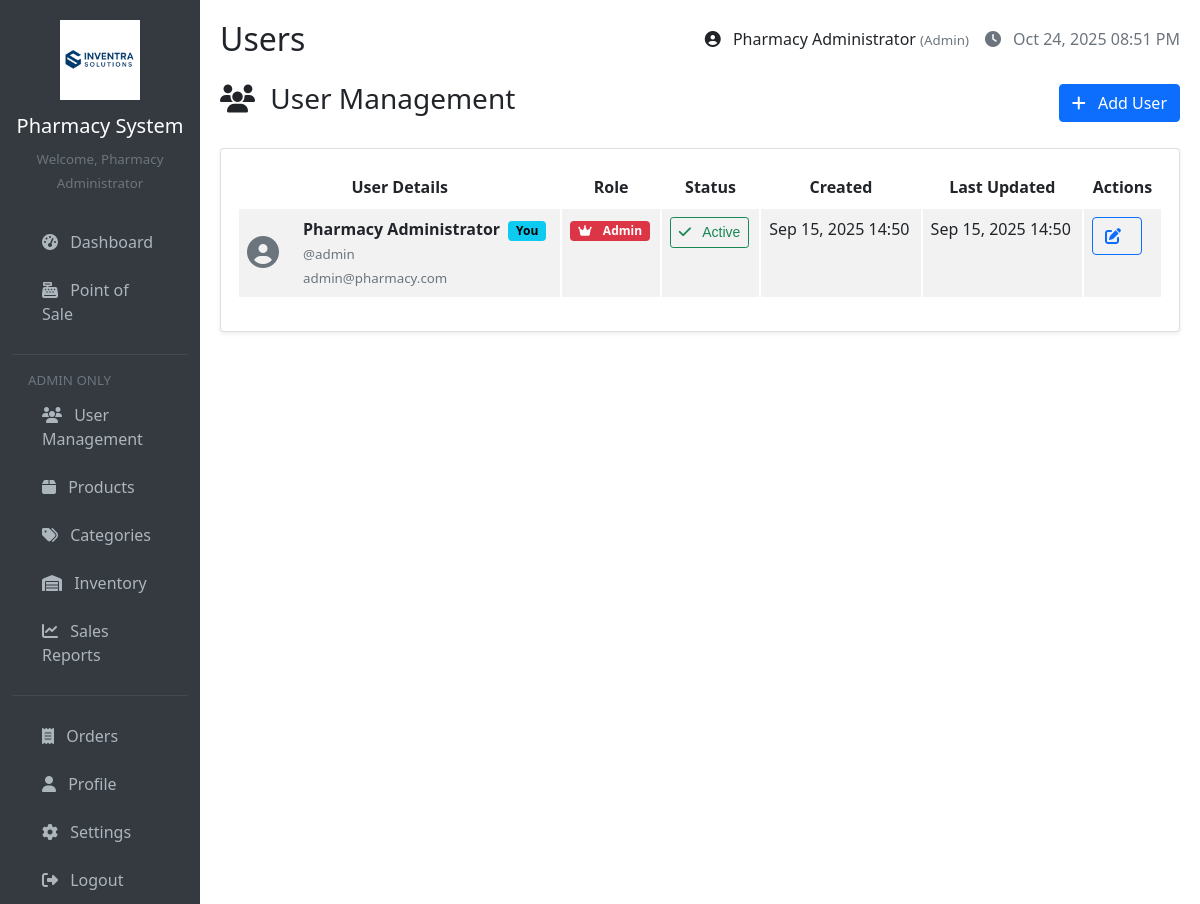
The app's page /pages/users.php (signed in), older data.
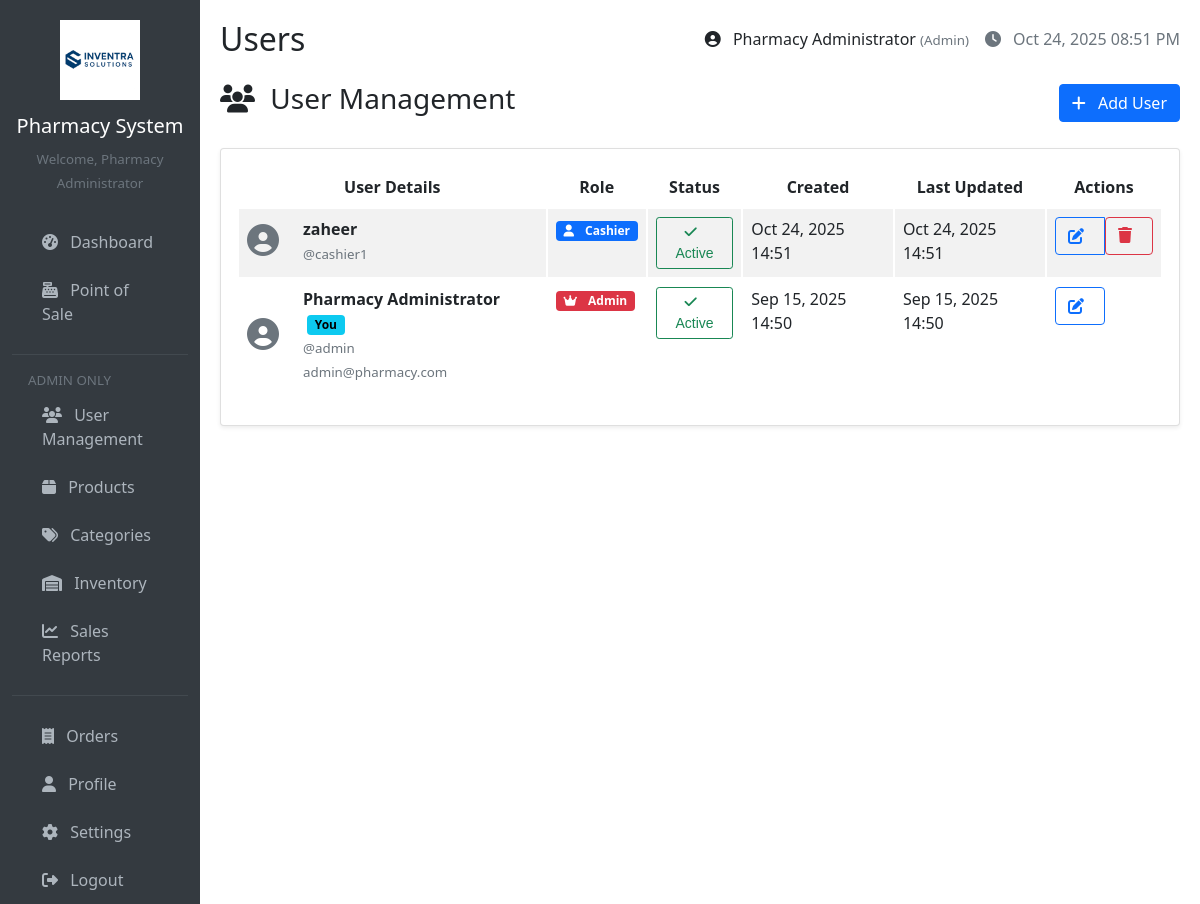
The same page, newer data.
### tables this page shows
CREATE TABLE `users` (
  `id` int(11) NOT NULL,
  `username` varchar(50) NOT NULL,
  `email` varchar(100) DEFAULT NULL,
  `password` varchar(255) NOT NULL,
  `role` enum('admin','cashier') DEFAULT 'cashier',
  `full_name` varchar(100) NOT NULL,
  `created_at` timestamp NOT NULL DEFAULT current_timestamp(),
  `updated_at` timestamp NOT NULL DEFAULT current_timestamp() ON UPDATE current_timestamp(),
  `is_active` tinyint(1) DEFAULT 1
);

### config/database.php (called while the page is built, shortened)
<?php
function getConnection() {
    $connection = new mysqli(DB_HOST, DB_USER, DB_PASS, DB_NAME);
    $connection->set_charset("utf8");
    return $connection;
}
function executeQuery($query, $types = '', $params = []) {
    $conn = getConnection();
    $stmt = $conn->prepare($query);
    $stmt->execute();
    $result = $stmt->get_result();
    if ($result) {
        $data = $result->fetch_all(MYSQLI_ASSOC);
        return $data;
    }
    return false;
}
?>

### includes/functions.php (called while the page is built, shortened)
<?php
function formatDate($date, $format = 'M d, Y H:i') {
    return date($format, strtotime($date));
}
function sanitizeInput($data) {
    return htmlspecialchars(trim($data), ENT_QUOTES, 'UTF-8');
}
?>

### pages/users.php (the view, shortened to what the changed rows need)
<?php
require_once '../includes/header.php';
$action = isset($_GET['action']) ? $_GET['action'] : 'list';
if ($action == 'list') {
    $users = executeQuery("SELECT * FROM users ORDER BY created_at DESC");
}
?>
<?php if ($action == 'list'): ?>
    <div class="card">
        <div class="card-body">
            <div class="table-responsive">
                <table class="table table-striped">
                    <thead>
                        <tr>
                            <th>User Details</th>
                            <th>Role</th>
                            <th>Status</th>
                            <th>Created</th>
                            <th>Last Updated</th>
                            <th>Actions</th>
                        </tr>
                    </thead>
                    <tbody>
                        <?php if (empty($users)): ?>
                            <tr>
                                <td colspan="6" class="text-center py-4">
                                    <i class="fas fa-users fa-3x text-muted mb-3"></i>
                                    <h5 class="text-muted">No users found</h5>
                                </td>
                            </tr>
                        <?php else: ?>
                            <?php foreach ($users as $usr): ?>
                                <tr class="<?php echo !$usr['is_active'] ? 'table-secondary' : ''; ?>">
                                    <td>
                                        <div class="d-flex align-items-center">
                                            <div class="me-3">
                                                <i class="fas fa-user-circle fa-2x text-muted"></i>
                                            </div>
                                            <div>
                                                <strong><?php echo sanitizeInput($usr['full_name']); ?></strong>
                                                <?php if ($usr['id'] == $_SESSION['user_id']): ?>
                                                    <span class="badge bg-info ms-1">You</span>
                                                <?php endif; ?>
                                                <br>
                                                <small class="text-muted">
                                                    @<?php echo sanitizeInput($usr['username']); ?><br>
                                                    <?php echo sanitizeInput($usr['email']); ?>
                                                </small>
                                            </div>
                                        </div>
                                    </td>
                                    <td>
                                        <span class="badge bg-<?php echo $usr['role'] == 'admin' ? 'danger' : 'primary'; ?>">
                                            <i class="fas fa-<?php echo $usr['role'] == 'admin' ? 'crown' : 'user'; ?>"></i>
                                            <?php echo ucfirst($usr['role']); ?>
                                        </span>
                                    </td>
                                    <td>
                                        <form method="POST" class="d-inline">
                                            <button type="submit" name="toggle_status"
                                                    class="btn btn-sm btn-outline-<?php echo $usr['is_active'] ? 'success' : 'danger'; ?>"
                                                    <?php echo $usr['id'] == $_SESSION['user_id'] ? 'disabled title="Cannot change your own status"' : ''; ?>>
                                                <i class="fas fa-<?php echo $usr['is_active'] ? 'check' : 'times'; ?>"></i>
                                                <?php echo $usr['is_active'] ? 'Active' : 'Inactive'; ?>
                                            </button>
                                        </form>
                                    </td>
                                    <td><?php echo formatDate($usr['created_at']); ?></td>
                                    <td><?php echo formatDate($usr['updated_at']); ?></td>
                                    <td>
                                        <div class="btn-group btn-group-sm">
                                            <a href="?action=edit&id=<?php echo $usr['id']; ?>" class="btn btn-outline-primary">
                                                <i class="fas fa-edit"></i>
                                            </a>
                                            <?php if ($usr['id'] != $_SESSION['user_id']): ?>
                                                <form method="POST" class="d-inline" onsubmit="return confirm('Are you sure?')">
                                                    <button type="submit" name="delete_user" class="btn btn-outline-danger">
                                                        <i class="fas fa-trash"></i>
                                                    </button>
                                                </form>
                                            <?php endif; ?>
                                        </div>
                                    </td>
                                </tr>
                            <?php endforeach; ?>
                        <?php endif; ?>
                    </tbody>
                </table>
            </div>
        </div>
    </div>
<?php endif; ?>
<?php require_once '../includes/footer.php'; ?>

Row changes from the older to the newer data that the page shows:
added users: full_name "zaheer", username "cashier1", role "Cashier", is_active 1 (drawn), created_at "Oct 24, 2025 14:51", updated_at "Oct 24, 2025 14:51"
